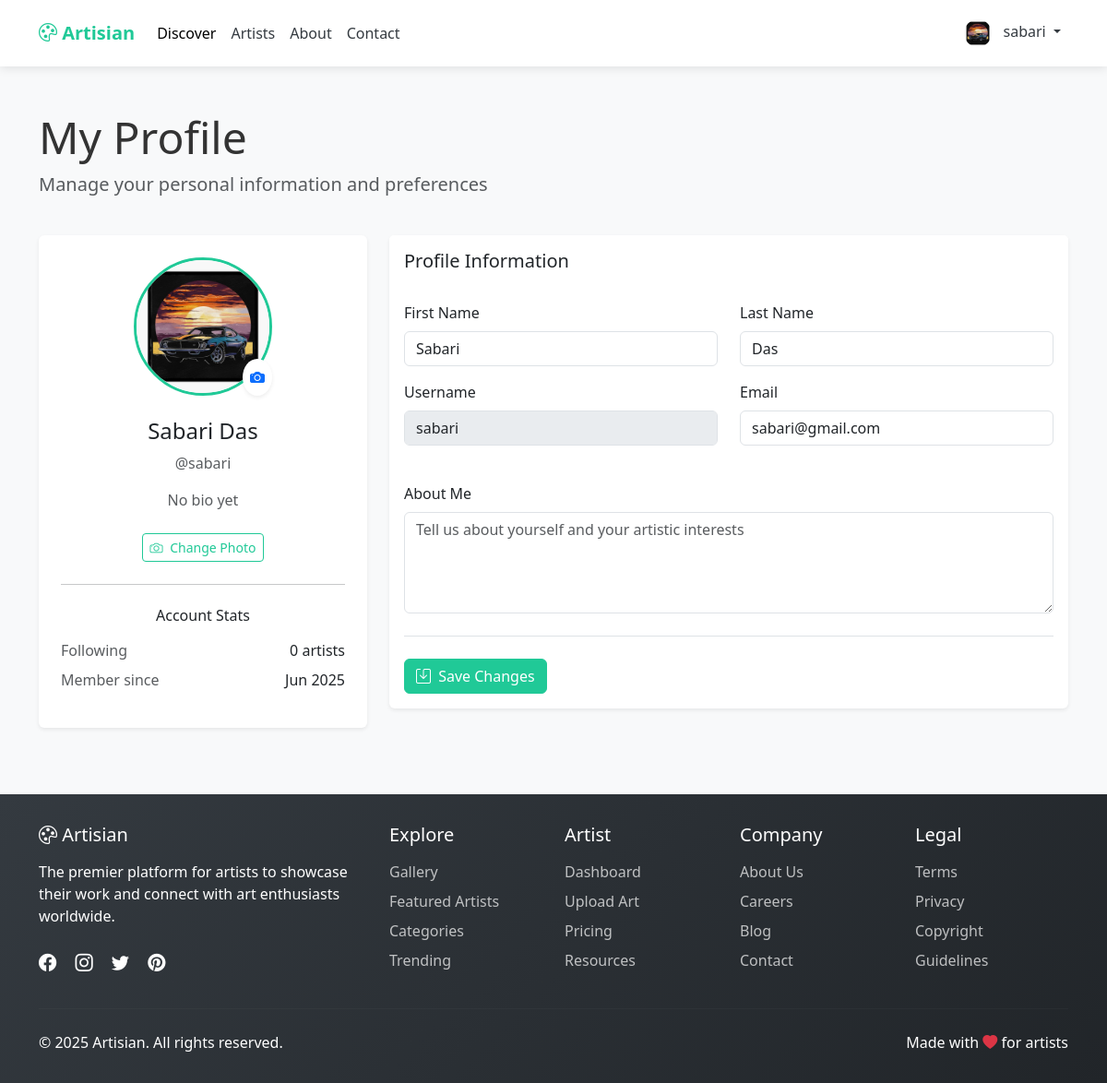
The app's page /edit_user_profile/ (signed in) with its own data.
### Art/models.py (models this page shows, shortened)
class User(AbstractUser):
    USER_TYPE_CHOICES = (
        ('artist', 'Artist'),
        ('viewer', 'Viewer')
    )
    user_type = models.CharField(max_length=10, choices=USER_TYPE_CHOICES)
    bio = models.TextField(blank=True)
    profile_picture = models.ImageField(upload_to='profiles/', blank=True)
    website = models.URLField(blank=True)
    created_at = models.DateTimeField(auto_now_add=True)
    class Meta:
        permissions = [
            ("approve_user", "Can approve/reject user accounts"),
            ("manage_content", "Can moderate content")
        ]

### Art/views.py (the view, shortened to what this page needs)
# urls.py: path('edit_user_profile/', views.edit_user_profile, name='edit_user_profile'),
@login_required(login_url='login')
def edit_user_profile(request):
    user = request.user
    context = {
        'user': user,
        'following_count': user.following.count(),
    }
    return render(request, 'viewer/profile.html', context)

### Art/templates/viewer/profile.html (shortened to what this page needs)
{% extends 'viewer/base.html' %}
{% block content %}
<div class="container py-5">
    <div class="row mb-4 align-items-center">
        <div class="col">
            <h1 class="display-5">My Profile</h1>
            <p class="lead text-muted">Manage your personal information and preferences</p>
        </div>
    </div>
    <div class="row">
        <div class="col-lg-4 mb-4">
            <div class="card border-0 shadow-sm h-100">
                <div class="card-body p-4 text-center">
                    <div class="position-relative mb-4 mx-auto" style="width: 150px; height: 150px;">
                        {% if user.profile_picture %}
                        <img id="profileImage" src="{{ user.profile_picture.url }}" class="rounded-circle" width="150" height="150"
                             style="object-fit: cover; border: 3px solid var(--primary-color);">
                        {% else %}
                        <div id="profilePlaceholder" class="rounded-circle d-flex align-items-center justify-content-center h-100 w-100"
                             style="background: #e9ecef; border: 3px solid var(--primary-color);">
                            <i class="bi bi-person" style="font-size: 3rem; color: var(--primary-color);"></i>
                        </div>
                        {% endif %}
                        <label for="profilePicture" class="position-absolute bottom-0 end-0 bg-white rounded-circle p-2 shadow-sm"
                               style="cursor: pointer;">
                            <i class="bi bi-camera-fill text-primary"></i>
                        </label>
                    </div>
                    <h4>{{ user.get_full_name|default:user.username }}</h4>
                    <p class="text-muted mb-3">@{{ user.username }}</p>
                    {% if user.bio %}
                    <p class="mb-4">{{ user.bio }}</p>
                    {% else %}
                    <p class="mb-4 text-muted">No bio yet</p>
                    {% endif %}
                    <div class="d-flex justify-content-center gap-2 mb-4">
                        <button class="btn btn-sm btn-outline-primary" onclick="document.getElementById('profilePicture').click()">
                            <i class="bi bi-camera me-1"></i> Change Photo
                        </button>
                    </div>
                    <hr class="my-4">
                    <div class="mb-3">
                        <h6 class="mb-3">Account Stats</h6>
                        <div class="d-flex justify-content-between mb-2">
                            <span class="text-muted">Following</span>
                            <span>{{ following_count }} artists</span>
                        </div>
                        <div class="d-flex justify-content-between mb-2">
                            <span class="text-muted">Member since</span>
                            <span>{{ user.date_joined|date:"M Y" }}</span>
                        </div>
                    </div>
                </div>
            </div>
        </div>
        <div class="col-lg-8">
            <div class="card border-0 shadow-sm">
                <div class="card-header bg-white border-0 py-3">
                    <h5 class="mb-0">Profile Information</h5>
                </div>
                <div class="card-body">
                    <form method="POST" enctype="multipart/form-data" id="profileForm">
                        <div class="row mb-4">
                            <div class="col-md-6 mb-3">
                                <label class="form-label">First Name</label>
                                <input type="text" class="form-control" value="{{ user.first_name }}" name="first_name">
                            </div>
                            <div class="col-md-6 mb-3">
                                <label class="form-label">Last Name</label>
                                <input type="text" class="form-control" value="{{ user.last_name }}" name="last_name">
                            </div>
                            <div class="col-md-6 mb-3">
                                <label class="form-label">Username</label>
                                <input type="text" class="form-control" value="{{ user.username }}" disabled>
                            </div>
                            <div class="col-md-6 mb-3">
                                <label class="form-label">Email</label>
                                <input type="email" class="form-control" value="{{ user.email }}" name="email">
                            </div>
                        </div>
                        <div class="mb-4">
                            <label for="bio" class="form-label">About Me</label>
                            <textarea class="form-control" id="bio" name="bio" rows="4"
                                      placeholder="Tell us about yourself and your artistic interests">{{ user.bio|default_if_none:'' }}</textarea>
                        </div>
                        <div class="d-flex justify-content-between align-items-center border-top pt-4">
                            <button type="submit" class="btn btn-primary">
                                <i class="bi bi-save me-1"></i> Save Changes
                            </button>
                        </div>
                    </form>
                </div>
            </div>
        </div>
    </div>
</div>
{% endblock %}

### Art/templates/viewer/base.html (shortened to what this page needs)
{% load static %}
<!DOCTYPE html>
<html lang="en">
<head>
    <link href="https://cdn.jsdelivr.net/npm/bootstrap@5.3.0/dist/css/bootstrap.min.css" rel="stylesheet">
    <link rel="stylesheet" href="https://cdn.jsdelivr.net/npm/bootstrap-icons@1.10.0/font/bootstrap-icons.css">
</head>
<body>
    <nav class="navbar navbar-expand-lg navbar-light navbar-viewer sticky-top navbaR">
        <div class="container">
            <a class="navbar-brand" href="{% url 'home' %}">
                <i class="bi bi-palette"></i> Artisian
            </a>
            <div class="collapse navbar-collapse" id="navbarViewer">
                <ul class="navbar-nav me-auto mb-2 mb-lg-0">
                    <li class="nav-item">
                        <a class="nav-link active" href="{% url 'home' %}">Discover</a>
                    </li>
                    <li class="nav-item">
                        <a class="nav-link" href="{% url 'artists_list' %}"> Artists </a>
                    </li>
                    <li class="nav-item">
                        <a class="nav-link" href="{% url 'about' %}"> About </a>
                    </li>
                    <li class="nav-item">
                        <a class="nav-link" href="{% url 'contact' %}"> Contact </a>
                    </li>
                </ul>
                <ul class="navbar-nav ms-auto">
                    {% if request.user.is_authenticated %}
                    <li class="nav-item dropdown">
                        <a class="nav-link dropdown-toggle" href="#" id="navbarDropdown" role="button"
                            data-bs-toggle="dropdown">
                            {% if request.user.profile_picture %}
                            <img src="{{ request.user.profile_picture.url }}" class="rounded-circle" width="30"
                                height="30">
                            {% else %}
                            <img src="{% static 'images/user-profile.jpg' %}" class="rounded-circle" width="30"
                                height="30">
                            {% endif %}
                            <span class="ms-2">{{ request.user.username }}</span>
                        </a>
                    </li>
                    {% endif %}
                </ul>
            </div>
        </div>
    </nav>
    <main>
        {% block content %}{% endblock %}
    </main>
    <footer class="footer">
        <div class="container">
            <div class="row">
                <div class="col-lg-4 mb-4 mb-lg-0">
                    <h5><i class="bi bi-palette"></i> Artisian</h5>
                    <p class="mt-3">The premier platform for artists to showcase their work and connect with art
                        enthusiasts worldwide.</p>
                    <div class="social-icons mt-4">
                        <a href="#"><i class="bi bi-facebook"></i></a>
                        <a href="#"><i class="bi bi-instagram"></i></a>
                        <a href="#"><i class="bi bi-twitter"></i></a>
                        <a href="#"><i class="bi bi-pinterest"></i></a>
                    </div>
                </div>
                <div class="col-lg-2 col-md-4 mb-4 mb-md-0">
                    <h5>Explore</h5>
                    <ul class="list-unstyled footer-links mt-3">
                        <li class="mb-2"><a href="#">Gallery</a></li>
                        <li class="mb-2"><a href="#">Featured Artists</a></li>
                        <li class="mb-2"><a href="#">Categories</a></li>
                        <li class="mb-2"><a href="#">Trending</a></li>
                    </ul>
                </div>
                <div class="col-lg-2 col-md-4 mb-4 mb-md-0">
                    <h5>Artist</h5>
                    <ul class="list-unstyled footer-links mt-3">
                        <li class="mb-2"><a href="{% url 'artist_dashboard' %}">Dashboard</a></li>
                        <li class="mb-2"><a href="{% url 'upload_art' %}">Upload Art</a></li>
                        <li class="mb-2"><a href="#">Pricing</a></li>
                        <li class="mb-2"><a href="#">Resources</a></li>
                    </ul>
                </div>
                <div class="col-lg-2 col-md-4 mb-4 mb-md-0">
                    <h5>Company</h5>
                    <ul class="list-unstyled footer-links mt-3">
                        <li class="mb-2"><a href="#">About Us</a></li>
                        <li class="mb-2"><a href="#">Careers</a></li>
                        <li class="mb-2"><a href="#">Blog</a></li>
                        <li class="mb-2"><a href="#">Contact</a></li>
                    </ul>
                </div>
                <div class="col-lg-2 col-md-4">
                    <h5>Legal</h5>
                    <ul class="list-unstyled footer-links mt-3">
                        <li class="mb-2"><a href="#">Terms</a></li>
                        <li class="mb-2"><a href="#">Privacy</a></li>
                        <li class="mb-2"><a href="#">Copyright</a></li>
                        <li class="mb-2"><a href="#">Guidelines</a></li>
                    </ul>
                </div>
            </div>
            <hr class="mt-4 mb-4" style="border-color: rgba(255,255,255,0.1);">
            <div class="row">
                <div class="col-md-6 text-center text-md-start">
                    <p class="mb-0">&copy; 2025 Artisian. All rights reserved.</p>
                </div>
                <div class="col-md-6 text-center text-md-end">
                    <p class="mb-0">Made with <i class="bi bi-heart-fill text-danger"></i> for artists</p>
                </div>
            </div>
        </div>
    </footer>
</body>
</html>

### Art/templates/viewer/base.html (style rules this page uses)
:root { --primary-color: #20c997; --primary-hover: #1aa179; --secondary-color: #6f42c1; --dark-color: #343a40; --light-color: #f8f9fa; }
body { background-color: #f8f9fa; color: #333; }
.navbaR { z-index: 1000; }
.navbar-viewer { background: white; box-shadow: 0 2px 10px rgba(0, 0, 0, 0.1); padding: 0.8rem 1rem; }
.navbar-brand { font-weight: 700; color: var(--primary-color); }
.nav-link { font-weight: 500; color: var(--dark-color); }
.nav-link:hover, .nav-link.active { color: var(--primary-color); }
.btn-primary { background-color: var(--primary-color); border-color: var(--primary-color); }
.btn-outline-primary { color: var(--primary-color); border-color: var(--primary-color); }
.footer { background: linear-gradient(135deg, var(--dark-color), #212529); color: white; padding: 2rem 0; margin-top: auto; }
.footer-links a { color: rgba(255, 255, 255, 0.7); text-decoration: none; transition: color 0.3s; }
.social-icons a { color: white; font-size: 1.2rem; margin-right: 1rem; transition: transform 0.3s; }

### records on screen
User: user.profile_picture (picture), user.username "sabari", profile_picture (picture), get_full_name "Sabari Das", username "sabari", date_joined "Jun 2025", first_name "Sabari", last_name "Das", email "sabari@gmail.com"

### other values on screen
{{ following_count }} "0"
